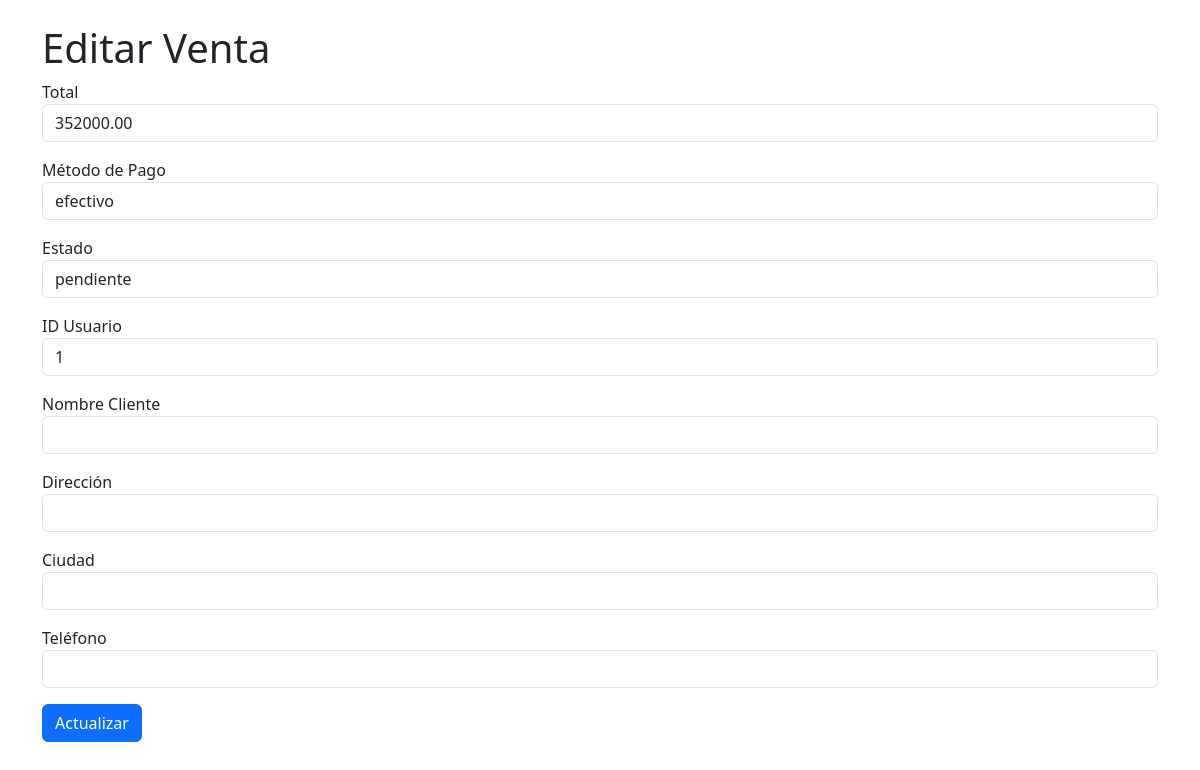
The app's page /sales_system/modules/Sale/Views/edit.php?id=3 (signed in) with its own data.
### tables this page shows
CREATE TABLE IF NOT EXISTS `sales` (
  `id` int NOT NULL AUTO_INCREMENT,
  `total` decimal(10,2) NOT NULL,
  `payment_method` varchar(50) NOT NULL,
  `payment_details` text,
  `status` varchar(20) DEFAULT 'pending',
  `user_id` int NOT NULL,
  `shipping_name` varchar(100) DEFAULT NULL,
  `shipping_address` varchar(255) DEFAULT NULL,
  `shipping_city` varchar(100) DEFAULT NULL,
  `shipping_phone` varchar(20) DEFAULT NULL,
  `created_at` timestamp NULL DEFAULT CURRENT_TIMESTAMP,
  `updated_at` timestamp NULL DEFAULT CURRENT_TIMESTAMP ON UPDATE CURRENT_TIMESTAMP,
  PRIMARY KEY (`id`),
  KEY `user_id` (`user_id`)
);

### sales_system/modules/Sale/Controllers/SaleController.php (called while the page is built, shortened)
<?php
class SaleController {
    private $conn;
    public function __construct($conn) {
        $this->conn = $conn;
    }
    public function getSaleById($id) {
    $query = "SELECT * FROM sales WHERE id = ?";
    $stmt = $this->conn->prepare($query);
    $stmt->bind_param("i", $id);
    $stmt->execute();
    $result = $stmt->get_result();
    return $result->fetch_object();
}
}

### sales_system/modules/Sale/Views/edit.php (the view, shortened to what this page needs)
<?php
require_once __DIR__ . '/../Controllers/SaleController.php';
require_once __DIR__ . '/../../../db.php';
$controller = new SaleController($conn);
$sale = $controller->getSaleById($_GET['id']);
?>
<!DOCTYPE html>
<html>
<head>
    <link href="https://cdn.jsdelivr.net/npm/bootstrap@5.3.0/dist/css/bootstrap.min.css" rel="stylesheet">
</head>
<body class="container mt-4">
    <h1>Editar Venta</h1>
    <form method="POST">
        <div class="mb-3">
            <label>Total</label>
            <input type="number" name="total" value="<?= $sale->total ?>" step="0.01" class="form-control" required>
        </div>
        <div class="mb-3">
            <label>Método de Pago</label>
            <input type="text" name="payment_method" value="<?= $sale->payment_method ?>" class="form-control" required>
        </div>
        <div class="mb-3">
            <label>Estado</label>
            <input type="text" name="status" value="<?= $sale->status ?>" class="form-control" required>
        </div>
        <div class="mb-3">
            <label>ID Usuario</label>
            <input type="number" name="user_id" value="<?= $sale->user_id ?>" class="form-control" required>
        </div>
        <div class="mb-3">
            <label>Nombre Cliente</label>
            <input type="text" name="shipping_name" value="<?= $sale->shipping_name ?>" class="form-control" required>
        </div>
        <div class="mb-3">
            <label>Dirección</label>
            <input type="text" name="shipping_address" value="<?= $sale->shipping_address ?>" class="form-control" required>
        </div>
        <div class="mb-3">
            <label>Ciudad</label>
            <input type="text" name="shipping_city" value="<?= $sale->shipping_city ?>" class="form-control" required>
        </div>
        <div class="mb-3">
            <label>Teléfono</label>
            <input type="text" name="shipping_phone" value="<?= $sale->shipping_phone ?>" class="form-control" required>
        </div>
        <button type="submit" class="btn btn-primary">Actualizar</button>
    </form>
</body>
</html>

### records on screen
sales: total "352000.00", payment_method "efectivo", status "pendiente", user_id "1"
